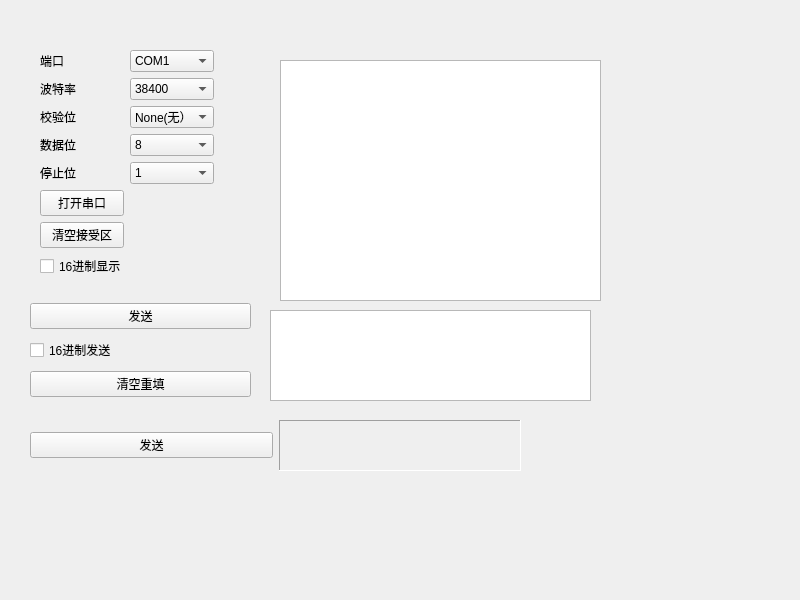
<?xml version="1.0" encoding="UTF-8"?>
<ui version="4.0">
 <class>Serial</class>
 <widget class="QWidget" name="Serial">
  <property name="geometry">
   <rect>
    <x>0</x>
    <y>0</y>
    <width>800</width>
    <height>600</height>
   </rect>
  </property>
  <property name="windowTitle">
   <string>Serial</string>
  </property>
  <widget class="QTextEdit" name="sendEdit">
   <property name="geometry">
    <rect>
     <x>270</x>
     <y>310</y>
     <width>321</width>
     <height>91</height>
    </rect>
   </property>
  </widget>
  <widget class="QWidget" name="horizontalLayoutWidget">
   <property name="geometry">
    <rect>
     <x>30</x>
     <y>420</y>
     <width>491</width>
     <height>51</height>
    </rect>
   </property>
   <layout class="QHBoxLayout" name="horizontalLayout">
    <item>
     <widget class="QPushButton" name="sendfile">
      <property name="text">
       <string>发送</string>
      </property>
     </widget>
    </item>
    <item>
     <widget class="QLabel" name="showfile">
      <property name="frameShape">
       <enum>QFrame::Panel</enum>
      </property>
      <property name="frameShadow">
       <enum>QFrame::Sunken</enum>
      </property>
      <property name="text">
       <string/>
      </property>
     </widget>
    </item>
   </layout>
  </widget>
  <widget class="QTextEdit" name="receiveEdit">
   <property name="geometry">
    <rect>
     <x>280</x>
     <y>60</y>
     <width>321</width>
     <height>241</height>
    </rect>
   </property>
  </widget>
  <widget class="QWidget" name="layoutWidget_2">
   <property name="geometry">
    <rect>
     <x>30</x>
     <y>300</y>
     <width>221</width>
     <height>101</height>
    </rect>
   </property>
   <layout class="QVBoxLayout" name="verticalLayout">
    <item>
     <widget class="QPushButton" name="send_Button">
      <property name="text">
       <string>发送</string>
      </property>
     </widget>
    </item>
    <item>
     <widget class="QCheckBox" name="send16Box">
      <property name="text">
       <string>16进制发送</string>
      </property>
     </widget>
    </item>
    <item>
     <widget class="QPushButton" name="clear_Button">
      <property name="text">
       <string>清空重填</string>
      </property>
     </widget>
    </item>
   </layout>
  </widget>
  <widget class="QWidget" name="gridLayoutWidget">
   <property name="geometry">
    <rect>
     <x>40</x>
     <y>50</y>
     <width>174</width>
     <height>230</height>
    </rect>
   </property>
   <layout class="QGridLayout" name="gridLayout">
    <item row="3" column="0">
     <widget class="QLabel" name="label_3">
      <property name="text">
       <string>校验位</string>
      </property>
     </widget>
    </item>
    <item row="4" column="1">
     <widget class="QComboBox" name="dataBitBox">
      <item>
       <property name="text">
        <string>8</string>
       </property>
      </item>
      <item>
       <property name="text">
        <string>7</string>
       </property>
      </item>
      <item>
       <property name="text">
        <string>6</string>
       </property>
      </item>
      <item>
       <property name="text">
        <string>5</string>
       </property>
      </item>
     </widget>
    </item>
    <item row="3" column="1">
     <widget class="QComboBox" name="parityBitBox">
      <item>
       <property name="text">
        <string>None(无）</string>
       </property>
      </item>
      <item>
       <property name="text">
        <string>Odd(偶)</string>
       </property>
      </item>
      <item>
       <property name="text">
        <string>Even(奇)</string>
       </property>
      </item>
      <item>
       <property name="text">
        <string>Mark(=1)</string>
       </property>
      </item>
      <item>
       <property name="text">
        <string>Space(=0)</string>
       </property>
      </item>
     </widget>
    </item>
    <item row="8" column="0">
     <widget class="QCheckBox" name="show16Box">
      <property name="text">
       <string>16进制显示</string>
      </property>
     </widget>
    </item>
    <item row="4" column="0">
     <widget class="QLabel" name="label_4">
      <property name="text">
       <string>数据位</string>
      </property>
     </widget>
    </item>
    <item row="5" column="1">
     <widget class="QComboBox" name="stopBitBox">
      <item>
       <property name="text">
        <string>1</string>
       </property>
      </item>
      <item>
       <property name="text">
        <string>1.5</string>
       </property>
      </item>
      <item>
       <property name="text">
        <string>2</string>
       </property>
      </item>
     </widget>
    </item>
    <item row="7" column="0">
     <widget class="QPushButton" name="pushButton">
      <property name="text">
       <string>清空接受区</string>
      </property>
     </widget>
    </item>
    <item row="6" column="0">
     <widget class="QPushButton" name="open_Button">
      <property name="text">
       <string>打开串口</string>
      </property>
     </widget>
    </item>
    <item row="2" column="0">
     <widget class="QLabel" name="label_2">
      <property name="text">
       <string>波特率</string>
      </property>
     </widget>
    </item>
    <item row="5" column="0">
     <widget class="QLabel" name="label_5">
      <property name="text">
       <string>停止位</string>
      </property>
     </widget>
    </item>
    <item row="2" column="1">
     <widget class="QComboBox" name="baudRateBox">
      <item>
       <property name="text">
        <string>38400</string>
       </property>
      </item>
      <item>
       <property name="text">
        <string>19200</string>
       </property>
      </item>
      <item>
       <property name="text">
        <string>9600</string>
       </property>
      </item>
      <item>
       <property name="text">
        <string>4800</string>
       </property>
      </item>
      <item>
       <property name="text">
        <string>2400</string>
       </property>
      </item>
      <item>
       <property name="text">
        <string>1200</string>
       </property>
      </item>
     </widget>
    </item>
    <item row="1" column="0">
     <widget class="QLabel" name="label">
      <property name="text">
       <string>端口</string>
      </property>
     </widget>
    </item>
    <item row="1" column="1">
     <widget class="QComboBox" name="portNameBox">
      <item>
       <property name="text">
        <string>COM1</string>
       </property>
      </item>
      <item>
       <property name="text">
        <string>COM2</string>
       </property>
      </item>
      <item>
       <property name="text">
        <string>COM3</string>
       </property>
      </item>
      <item>
       <property name="text">
        <string>COM4</string>
       </property>
      </item>
      <item>
       <property name="text">
        <string>COM5</string>
       </property>
      </item>
      <item>
       <property name="text">
        <string>COM6</string>
       </property>
      </item>
     </widget>
    </item>
   </layout>
  </widget>
 </widget>
 <resources/>
 <connections/>
</ui>
